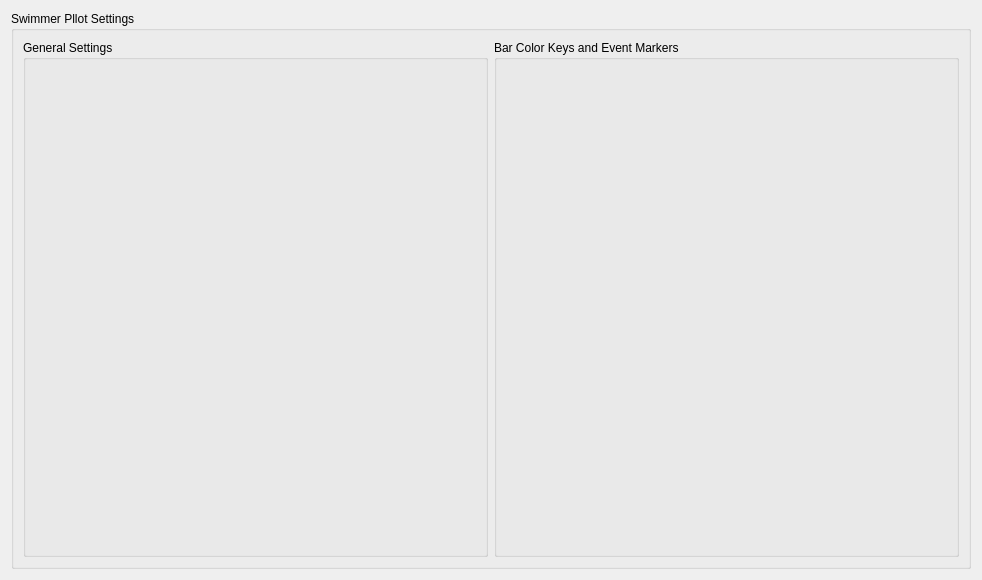
<?xml version="1.0" encoding="UTF-8"?>
<ui version="4.0">
 <class>Swimmer</class>
 <widget class="QDialog" name="Swimmer">
  <property name="geometry">
   <rect>
    <x>0</x>
    <y>0</y>
    <width>982</width>
    <height>580</height>
   </rect>
  </property>
  <property name="windowTitle">
   <string>Dialog</string>
  </property>
  <layout class="QGridLayout" name="gridLayout_2">
   <item row="0" column="0">
    <widget class="QGroupBox" name="plot_settings">
     <property name="title">
      <string>Swimmer Pllot Settings</string>
     </property>
     <layout class="QGridLayout" name="gridLayout_3">
      <item row="0" column="1">
       <widget class="QGroupBox" name="bar_keys_and_event_markers">
        <property name="title">
         <string>Bar Color Keys and Event Markers</string>
        </property>
       </widget>
      </item>
      <item row="0" column="0">
       <widget class="QGroupBox" name="general_settings">
        <property name="title">
         <string>General Settings</string>
        </property>
        <layout class="QGridLayout" name="gridLayout_7"/>
       </widget>
      </item>
     </layout>
    </widget>
   </item>
  </layout>
 </widget>
 <resources/>
 <connections/>
</ui>
